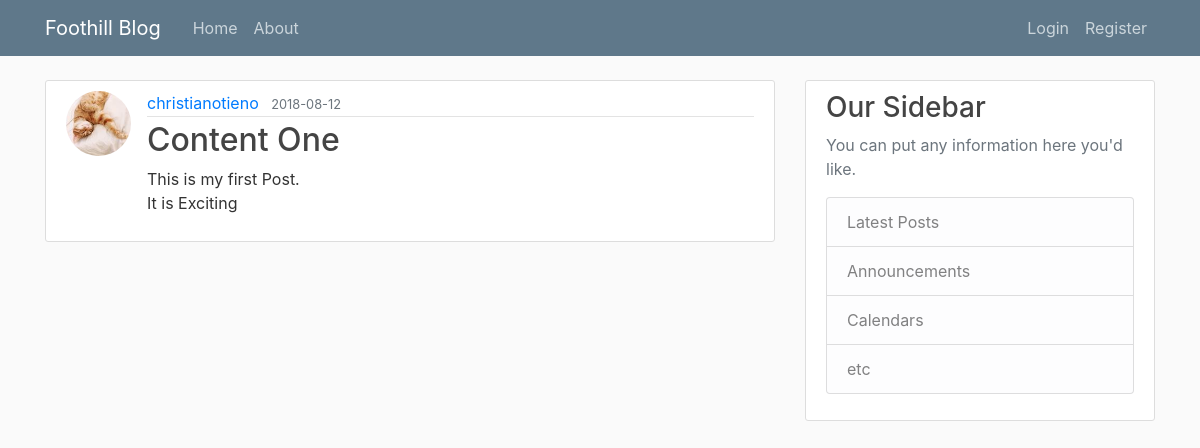
/post/1, run on an earlier commit of the app's database.
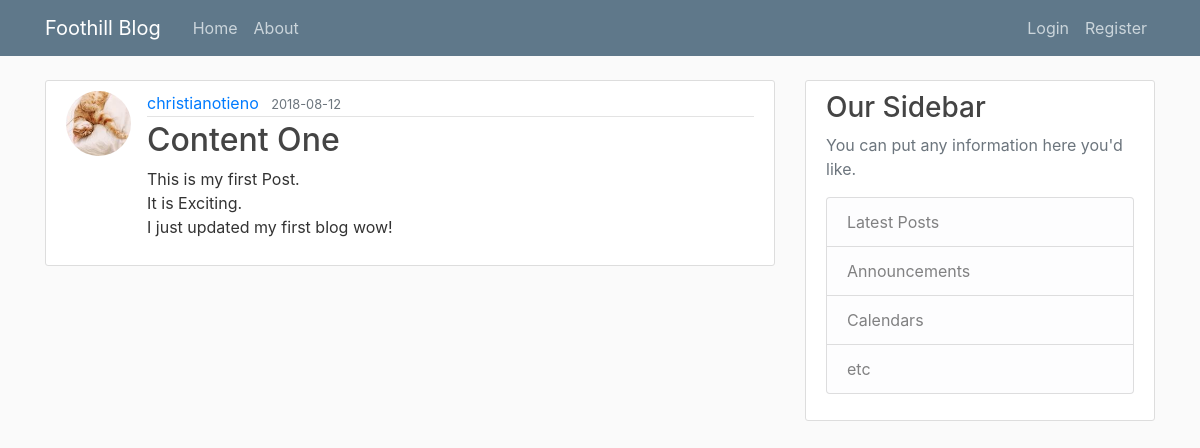
And on a later commit of the database.
### blog/models.py (models this page shows, shortened)
class Post(db.Model):
    id = db.Column(db.Integer, primary_key=True)
    title = db.Column(db.String(100), nullable=False)
    DatePosted = db.Column(db.DateTime, nullable=False, default=datetime.utcnow)
    content = db.Column(db.Text, nullable=False)
    UserId = db.Column(db.Integer, db.ForeignKey('user.id'), nullable=False)

### blog/routes.py (the view)
@app.route("/post/<int:post_id>")
def post(post_id):
    post = Post.query.get_or_404(post_id)
    return render_template('post.html', title=post.title, post=post)

### blog/templates/post.html (shortened to what this page needs)
{% extends "layout.html" %} {% block content %}
<article class="media content-section">
    <img class="rounded-circle article-img" src="{{ url_for('static', filename='ProfilePics/' + post.author.ImageFile) }}">
    <div class="media-body">
        <div class="article-metadata">
            <a class="mr-2" href="#">{{ post.author.username }}</a>
            <small class="text-muted">{{ post.DatePosted.strftime('%Y-%m-%d') }}</small>
        </div>
        <h2 class="article-title">{{ post.title }}</h2>
        <p class="article-content">{{ post.content }}</p>
    </div>
</article>
{% endblock content %}

What changed in the data, as far as the page shows it:
changed Post "Content One": content "This is my first Post. It is Exciting" → "This is my first Post. It is Exciting. I just updated my first blog wow!"
